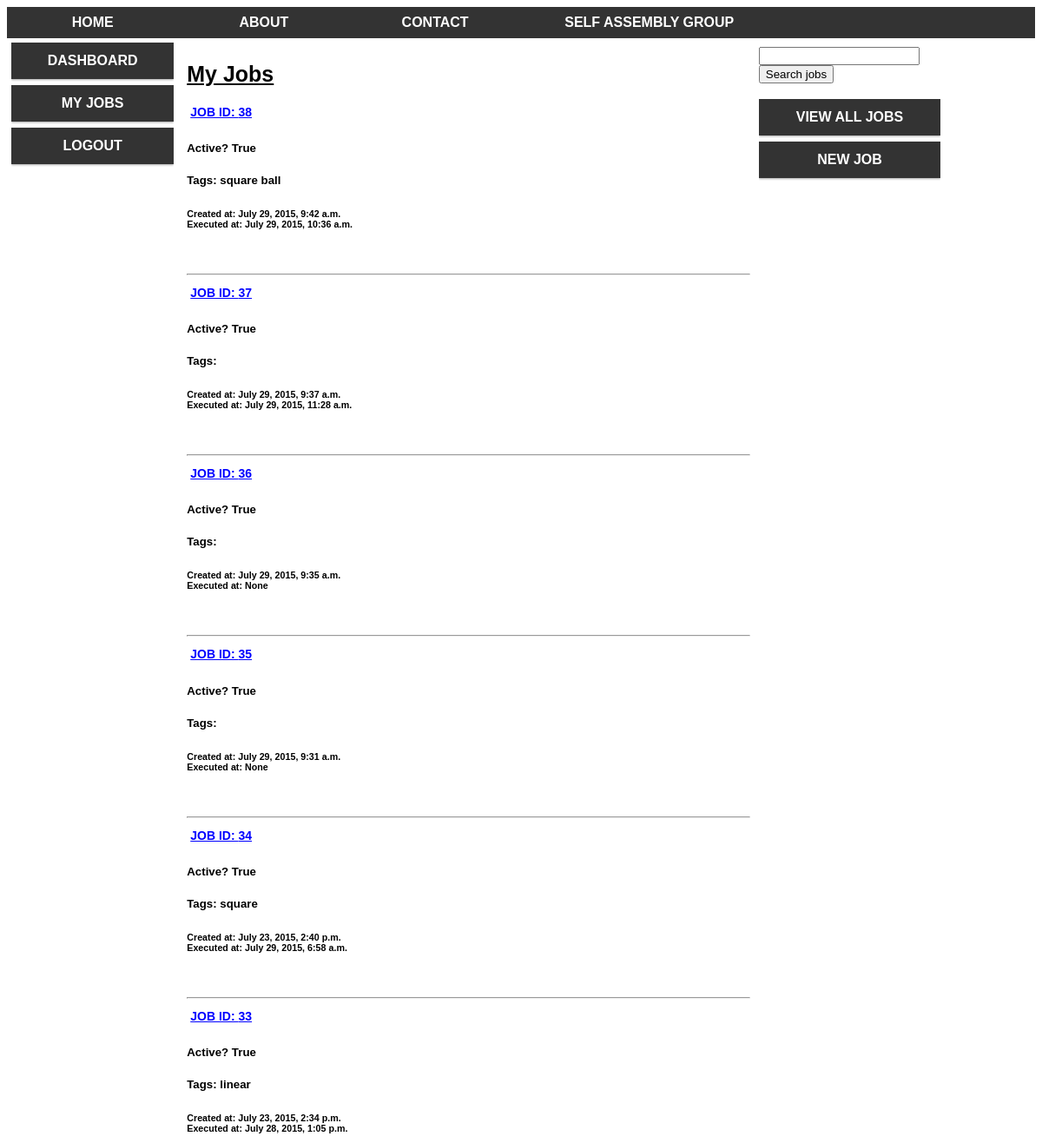
Page /ox_web/ben/jobs/ (signed in, upper part) on the earlier database version.
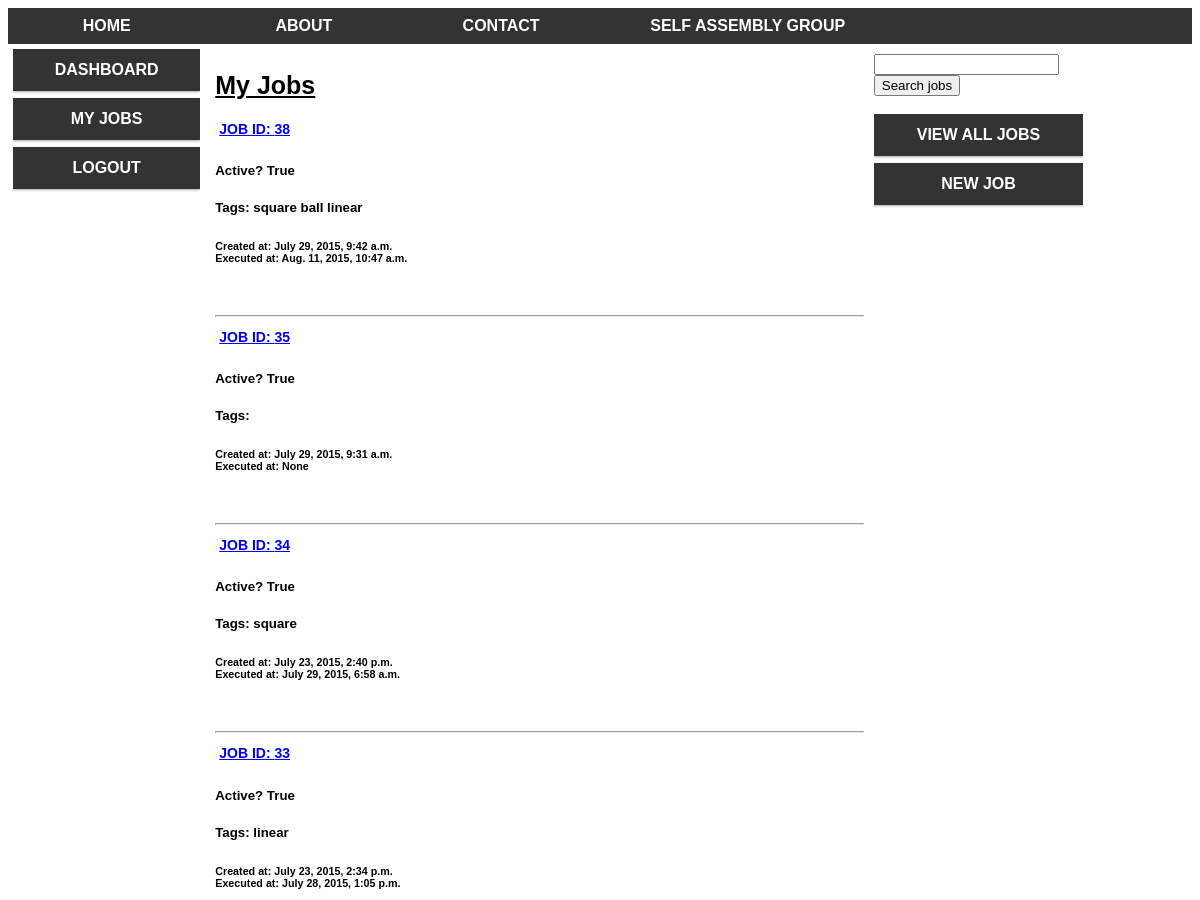
Same page on the later database version.
### ox_web/models.py (models this page shows)
class Job(models.Model):
  author = models.CharField(max_length=100)
  created_at = models.DateTimeField(default=timezone.now)
  data_path = models.CharField(max_length=200)
  output_path = models.CharField(max_length=200)
  active = models.BooleanField(default=True)
  executed_at = models.DateTimeField(default=timezone.now, null=True)
  tag1 = models.CharField(max_length=50, blank=True)
  tag2 = models.CharField(max_length=50, blank=True)
  tag3 = models.CharField(max_length=50, blank=True)
  tag4 = models.CharField(max_length=50, blank=True)

### ox_web/views.py (the view)
# urls.py: url(r'^(?P<username>[\w]+)/jobs/$', views.jobs, name="jobs"),
@login_required
def jobs(request, username):
  if request.method == 'POST':
    search_text = request.POST.get('search_text')
    jobs = Job.objects.all().filter(tag1=search_text) | Job.objects.all().filter(tag2=search_text) | Job.objects.all().filter(tag3=search_text) | Job.objects.all().filter(tag4=search_text)
  else:
    jobs = Job.objects.all().filter(author=username, active=True).order_by('-id')
  context_dict = {'jobs': jobs, 'username': username}
  return render(request, 'ox_web/jobs.html', context_dict)

### templates/ox_web/jobs.html (shortened to what this page needs)
{% extends 'base.html' %}
{% load staticfiles %}
{% block body_block %}
  <div class="col-9 main_frame">
    <h1>My Jobs</h1>
    {% if jobs %}
      {% for i in jobs %}
       <a href="/ox_web/{{ username }}/{{ i.id }}/view_job/">Job ID: {{ i.id}}</a>
       <h5>Active? {{ i.active }}</h5>
       <h5>Tags: {{ i.tag1 }} {{ i.tag2 }} {{ i.tag3 }} {{ i.tag4 }}</h5>
       <h6>Created at: {{ i.created_at }}<br />
       Executed at: {{ i.executed_at }}</h6>
       <br />
       <hr>
      {% endfor %}
    {% else %}
      No jobs found.
    {% endif %}
    <br />
    <br />
  </div>
  <div class="col-3 menu">
    <form id="search_form" method="post" action="/ox_web/{{ username }}/jobs/">
    <input type="text" name="search_text">
    <input type="submit" name="search_submit" value="Search jobs">
    </form>
    <br />
    <ul>
      <li><a href="/ox_web/{{ username }}/all_jobs/">View All Jobs</a></li>
      <li><a href="/ox_web/new_job/">New Job</a></li>
    </ul>
  </div>
{% endblock %}

Differences in the rows shown:
no longer on this page (row edited): Job: id "37", active "True", created_at "July 29, 2015, 9:37 a.m.", executed_at "July 29, 2015, 11:28 a.m."
no longer on this page (row edited): Job: id "36", active "True", created_at "July 29, 2015, 9:35 a.m.", executed_at "None"
changed Job "ball": tag3 (not shown) → "linear"; executed_at "July 29, 2015, 10:36 a.m." → "Aug. 11, 2015, 10:47 a.m."
